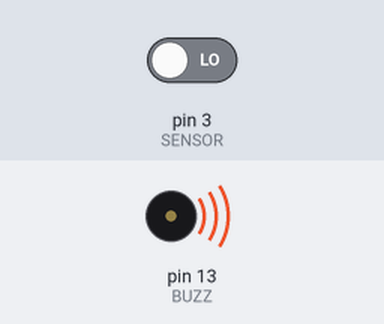
Simulated run of this sketch. Board: Arduino Uno, built with avr-gcc and run on an emulated ATmega328P. Parts: buzzer (waves = sounding, pin HIGH). The test bench sets the inputs (shaded band); at power-on: pin 3 (SENSOR) LOW.

Above: at 1.2 s.
1.3 s: pin 3 (SENSOR) driven HIGH
At 1.6 s:
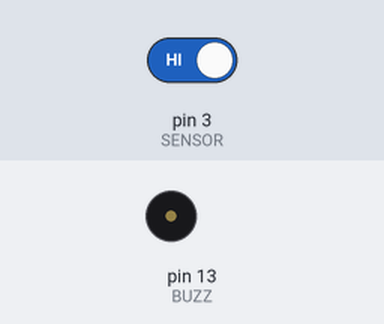
2.8 s: pin 3 (SENSOR) driven LOW
At 3.9 s:
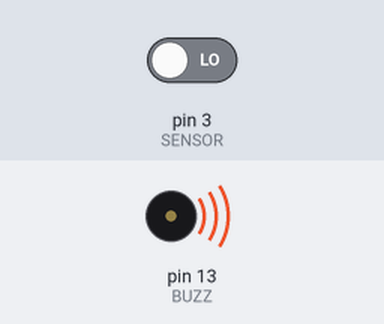
Timing chart, 0 to 5.8 s (numbered marks = the images above; inputs shaded):
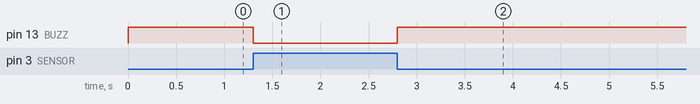

The sketch:

C_digo_prueba_sensor.ino
```cpp
const int BUZZ = 13;
const int SENSOR = 3;
int valor;
void setup() {
  pinMode(BUZZ, OUTPUT); //el buzzer manda un sonido a la salida
  pinMode(SENSOR, INPUT); //se interpreta la entrada del sensor (deteccion)

}

void loop() {
  valor = digitalRead(SENSOR);
  digitalWrite(BUZZ, !valor); // se niega el valor para que el buzzer suene al detectar movimiento
}
```

Measured:
- after the input at 1.3 s, pin 13 (BUZZ): HIGH → LOW at once
- after the input at 2.8 s, pin 13 (BUZZ): LOW → HIGH at once
